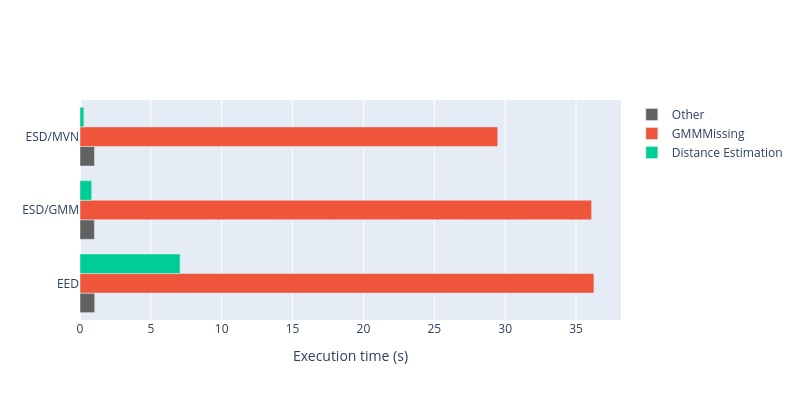

The notebook cell saved with this chart:
### Code cell
fig = go.Figure()

fig.add_trace(go.Bar(
    y=df["Method"],
    x=df["Other"],
    orientation="h",
    name="Other",
    marker=dict(
        color="#616161"
    )
))

fig.add_trace(go.Bar(
    y=df["Method"],
    x=df["gmm_cols"] + df["gmm_rows"],
    orientation="h",
    name="GMMMissing"
))

fig.add_trace(go.Bar(
    y=df["Method"],
    x=df["dist_est_rows"] + df["dist_est_cols"],
    orientation="h",
    name="Distance Estimation"
))

fig.update_layout(
    width=800,
    height=400,

)

fig.update_xaxes(
    title="Execution time (s)"
)

fig.show()

### Figure 1 — Plotly figure (JSON) as saved in the notebook; plotly's stock layout.template omitted (floating-point values rounded to 4 significant figures)
{"data": [{"marker": {"color": "#616161"}, "name": "Other", "orientation": "h", "type": "bar", "x": [1.036, 1.016, 1.022], "y": ["EED", "ESD/GMM", "ESD/MVN"]}, {"name": "GMMMissing", "orientation": "h", "type": "bar", "x": [36.27, 36.1, 29.48], "y": ["EED", "ESD/GMM", "ESD/MVN"]}, {"name": "Distance Estimation", "orientation": "h", "type": "bar", "x": [7.06, 0.827, 0.274], "y": ["EED", "ESD/GMM", "ESD/MVN"]}], "layout": {"height": 400, "width": 800, "xaxis": {"title": {"text": "Execution time (s)"}}}}
